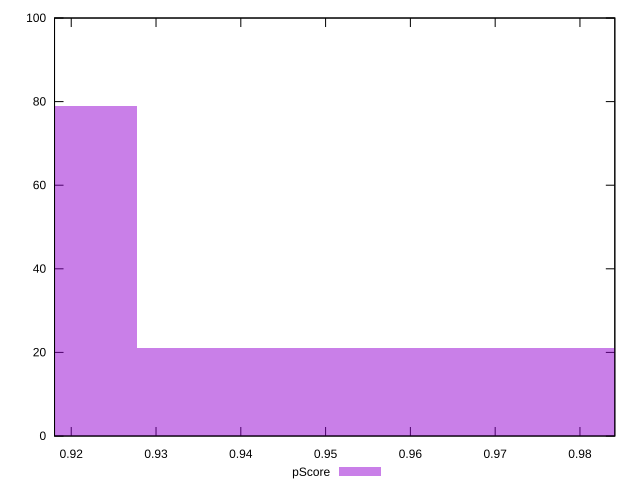

Generate this figure with gnuplot:
reset

$pScore <<EOF
0.959706360917266 21
0.8957259368561149 79
EOF

set key outside below
set boxwidth 0.06398042406115106
set xrange [0.9180298053112792:0.9841121673367461]
set yrange [0:100]
set trange [0:100]
set style fill transparent solid 0.5 noborder
set terminal svg size 640, 490 enhanced background rgb 'white'
set output "report/report_00029_2021-02-24T13-36-40.390Z/dom-size/samples/agenda/pScore/histogram.svg"

plot $pScore title "pScore" with boxes

reset
